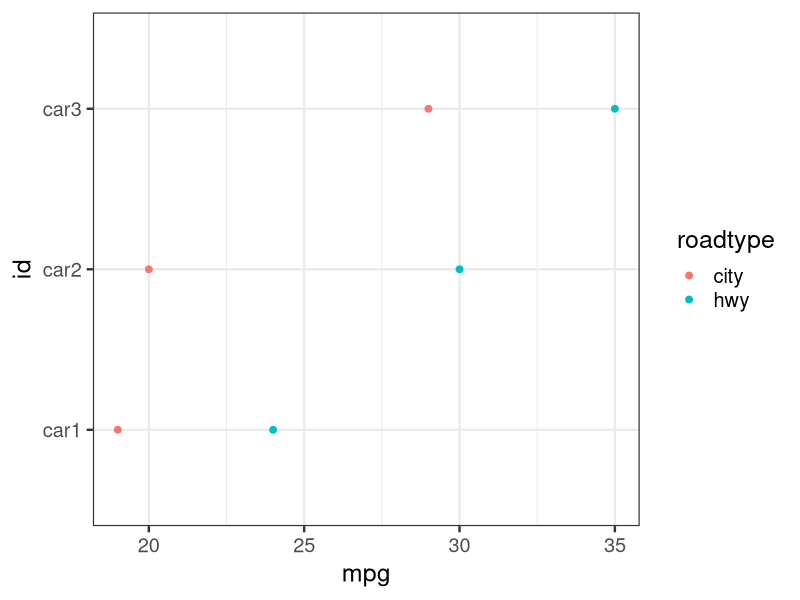

Write the R code that produced this figure. (Note: this script raises an error after producing the figure.)
## ---- chunk 1
knitr::opts_chunk$set(echo = FALSE, warning = FALSE,
                      message = FALSE)
## ---- chunk 2
library(tidyverse)
messydata <- tibble(id = c("car1", "car2", "car3"),
                    city = c(19, 20, 29),
                    hwy = c(24, 30, 35))
## ---- chunk 3
tidydata <- messydata %>% gather(key = "roadtype", 
                                 value = "mpg", -id)
## ---- chunk 4
tidydata <- messydata %>% 
  gather(key = "roadtype",  value = "mpg", -id)
  
## ---- chunk 5
messydata %>% gather(key = "roadtype", value = "mpg")
## ---- chunk 6
messydata %>% gather(key = "roadtype", value = "mpg", city, hwy)
## ---- chunk 7
ggplot(tidydata, aes(mpg, id, color = roadtype)) + geom_point(size = 2) + theme_bw(18)
## ---- chunk 8
messy2 <- messydata %>% select("city", "hwy")
tidy2 <- messy2 %>% gather(key = "roadtype", value = "mpg")
## ---- chunk 9
messy2 %>% rownames_to_column("id") %>% 
  gather(key, value, -id)
## ---- chunk 10
messydata %>% gather(-id)
## ---- chunk 11
messydata %>% gather(key, value, -id)
## ---- chunk 12
library(MASS)
tidypaint <- painters %>% rownames_to_column("Name") %>% 
  gather(key = "Skill", value = "Score", -Name, -School)
## ---- chunk 13
head(tidypaint)
